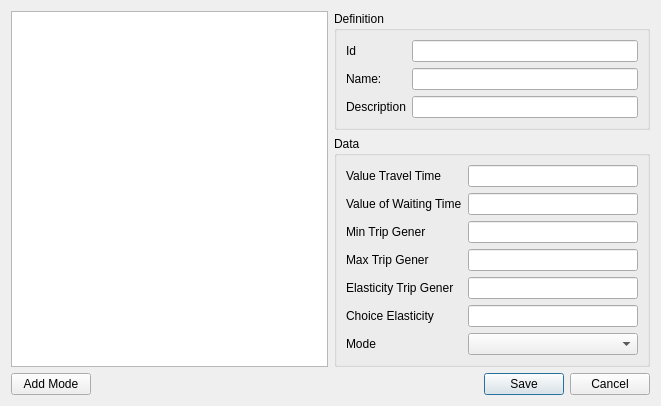
<?xml version="1.0" encoding="UTF-8"?>
<ui version="4.0">
 <class>Dialog</class>
 <widget class="QDialog" name="Dialog">
  <property name="geometry">
   <rect>
    <x>0</x>
    <y>0</y>
    <width>661</width>
    <height>379</height>
   </rect>
  </property>
  <property name="windowTitle">
   <string>Add new category</string>
  </property>
  <layout class="QHBoxLayout" name="horizontalLayout_4">
   <item>
    <layout class="QVBoxLayout" name="verticalLayout_3">
     <item>
      <layout class="QHBoxLayout" name="horizontalLayout_2">
       <item>
        <widget class="QTreeView" name="scenario_tree"/>
       </item>
       <item>
        <layout class="QVBoxLayout" name="verticalLayout_2">
         <item>
          <widget class="QGroupBox" name="project">
           <property name="sizePolicy">
            <sizepolicy hsizetype="Expanding" vsizetype="Preferred">
             <horstretch>0</horstretch>
             <verstretch>0</verstretch>
            </sizepolicy>
           </property>
           <property name="title">
            <string>Definition</string>
           </property>
           <layout class="QVBoxLayout" name="verticalLayout">
            <item>
             <layout class="QFormLayout" name="formLayout_2">
              <item row="0" column="0">
               <widget class="QLabel" name="label_2">
                <property name="text">
                 <string>Id</string>
                </property>
               </widget>
              </item>
              <item row="0" column="1">
               <widget class="QLineEdit" name="id">
                <property name="maxLength">
                 <number>32</number>
                </property>
               </widget>
              </item>
              <item row="1" column="0">
               <widget class="QLabel" name="label_3">
                <property name="text">
                 <string>Name:</string>
                </property>
               </widget>
              </item>
              <item row="1" column="1">
               <widget class="QLineEdit" name="name">
                <property name="maxLength">
                 <number>100</number>
                </property>
               </widget>
              </item>
              <item row="2" column="0">
               <widget class="QLabel" name="label_6">
                <property name="text">
                 <string>Description</string>
                </property>
               </widget>
              </item>
              <item row="2" column="1">
               <widget class="QLineEdit" name="description"/>
              </item>
             </layout>
            </item>
           </layout>
          </widget>
         </item>
         <item>
          <widget class="QGroupBox" name="groupBox">
           <property name="title">
            <string>Data</string>
           </property>
           <layout class="QHBoxLayout" name="horizontalLayout">
            <item>
             <layout class="QFormLayout" name="formLayout">
              <item row="0" column="1">
               <widget class="QLineEdit" name="volumen_travel_time"/>
              </item>
              <item row="0" column="0">
               <widget class="QLabel" name="label">
                <property name="text">
                 <string>Value Travel Time</string>
                </property>
               </widget>
              </item>
              <item row="1" column="0">
               <widget class="QLabel" name="label_4">
                <property name="text">
                 <string>Value of Waiting Time</string>
                </property>
               </widget>
              </item>
              <item row="1" column="1">
               <widget class="QLineEdit" name="value_of_waiting_time"/>
              </item>
              <item row="2" column="1">
               <widget class="QLineEdit" name="min_trip_gener"/>
              </item>
              <item row="2" column="0">
               <widget class="QLabel" name="label_5">
                <property name="text">
                 <string>Min Trip Gener</string>
                </property>
               </widget>
              </item>
              <item row="3" column="0">
               <widget class="QLabel" name="label_7">
                <property name="text">
                 <string>Max Trip Gener</string>
                </property>
               </widget>
              </item>
              <item row="3" column="1">
               <widget class="QLineEdit" name="max_trip_gener"/>
              </item>
              <item row="4" column="1">
               <widget class="QLineEdit" name="elasticity_trip_gener"/>
              </item>
              <item row="4" column="0">
               <widget class="QLabel" name="label_8">
                <property name="text">
                 <string>Elasticity Trip Gener</string>
                </property>
               </widget>
              </item>
              <item row="5" column="0">
               <widget class="QLabel" name="label_9">
                <property name="text">
                 <string>Choice Elasticity</string>
                </property>
               </widget>
              </item>
              <item row="5" column="1">
               <widget class="QLineEdit" name="choice_elasticity"/>
              </item>
              <item row="6" column="0">
               <widget class="QLabel" name="label_10">
                <property name="text">
                 <string>Mode</string>
                </property>
               </widget>
              </item>
              <item row="6" column="1">
               <widget class="QComboBox" name="mode_cb"/>
              </item>
             </layout>
            </item>
           </layout>
          </widget>
         </item>
        </layout>
       </item>
      </layout>
     </item>
     <item>
      <layout class="QHBoxLayout" name="horizontalLayout_3">
       <item>
        <widget class="QPushButton" name="add_mode">
         <property name="text">
          <string>Add Mode</string>
         </property>
        </widget>
       </item>
       <item>
        <spacer name="horizontalSpacer">
         <property name="orientation">
          <enum>Qt::Horizontal</enum>
         </property>
         <property name="sizeHint" stdset="0">
          <size>
           <width>40</width>
           <height>20</height>
          </size>
         </property>
        </spacer>
       </item>
       <item>
        <widget class="QDialogButtonBox" name="buttonBox">
         <property name="enabled">
          <bool>true</bool>
         </property>
         <property name="orientation">
          <enum>Qt::Horizontal</enum>
         </property>
         <property name="standardButtons">
          <set>QDialogButtonBox::Cancel|QDialogButtonBox::Save</set>
         </property>
        </widget>
       </item>
      </layout>
     </item>
    </layout>
   </item>
  </layout>
 </widget>
 <tabstops>
  <tabstop>name</tabstop>
  <tabstop>buttonBox</tabstop>
  <tabstop>scenario_tree</tabstop>
 </tabstops>
 <resources/>
 <connections>
  <connection>
   <sender>buttonBox</sender>
   <signal>rejected()</signal>
   <receiver>Dialog</receiver>
   <slot>reject()</slot>
   <hints>
    <hint type="sourcelabel">
     <x>317</x>
     <y>496</y>
    </hint>
    <hint type="destinationlabel">
     <x>286</x>
     <y>274</y>
    </hint>
   </hints>
  </connection>
 </connections>
</ui>
